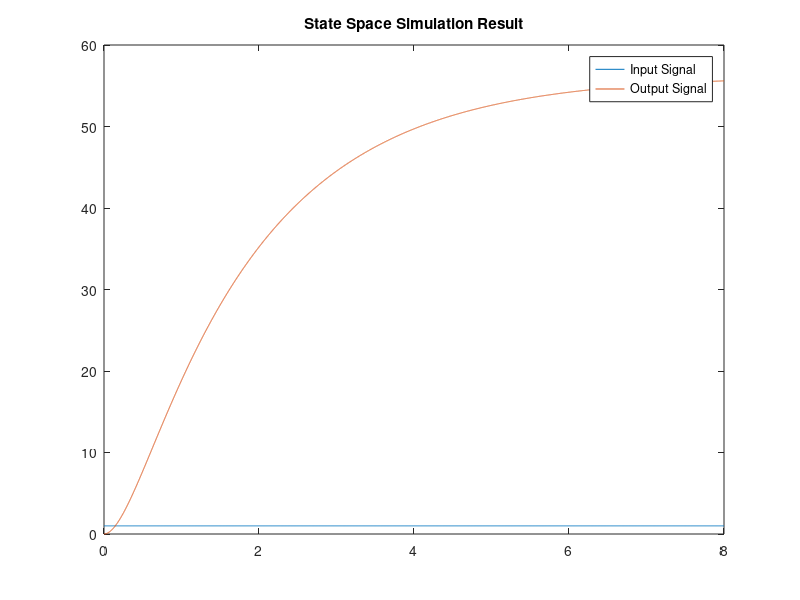

This figure's MATLAB source:
clear all
close all

% Time constants
Ts = 0.001;
t = 0:Ts:8;

% Sys Coef
K = 112.45;

% Sys Def
G = tf(K,[1 4 2]);

% Discrete Conversion
G_d = c2d(G,Ts,'zoh');
[Ag_d,Bg_d,Cg_d,Dg_d] = ssdata(G_d);

% Initialization
x = [0;0];
y = zeros(1,length(t));

for i = 1:length(t)
    
    w(i) = 1;
    
    x = Ag_d*x + Bg_d*w(i);
    y(i) = Cg_d*x + Dg_d*w(i);
    
end

figure();hold on;
box on;

plot(t,w,'DisplayName','Input Signal');
plot(t,y,'DisplayName','Output Signal');
legend('show');
title('State Space Simulation Result');


